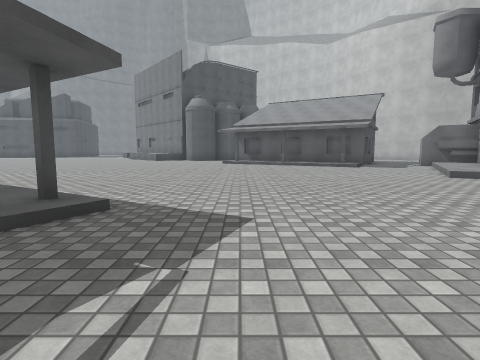
[1] (above)

24 first-person views from a walk through a 3-D level made in the Unity game engine. The camera is 1.2 m above the floor, tilts 6° down and sees 80° across. The floor is counted in squares, 2 m on a side. Each view is taken from the middle of a square. On the plan, view 1 faces up. The plan holds only what a view shows up to about 9 squares ahead; the rest is blank. The place goes on beyond the plan. Some animated figures are left out. Surface patterns are stand-ins for the level's own textures.

[2]
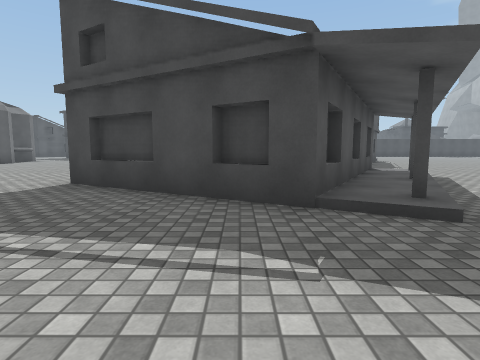

[3]
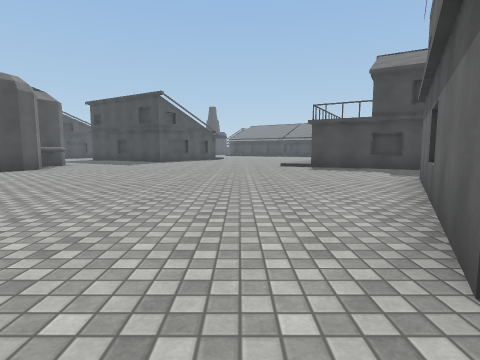

[4]
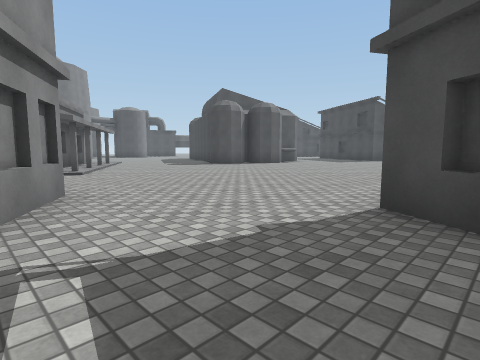

[5]
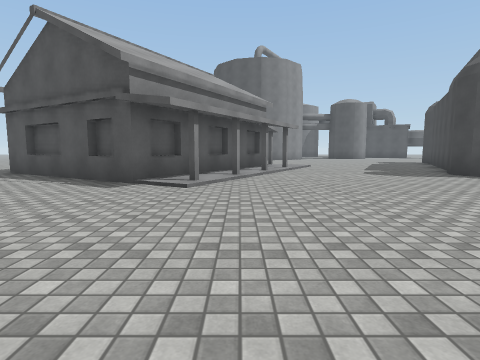

[6]
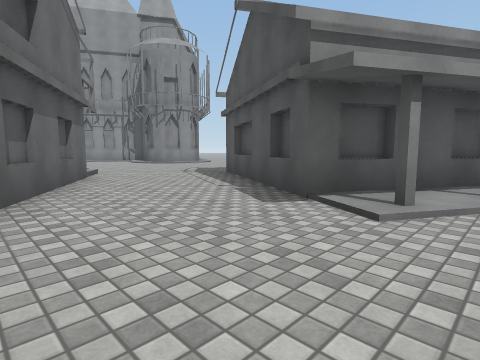

[7]
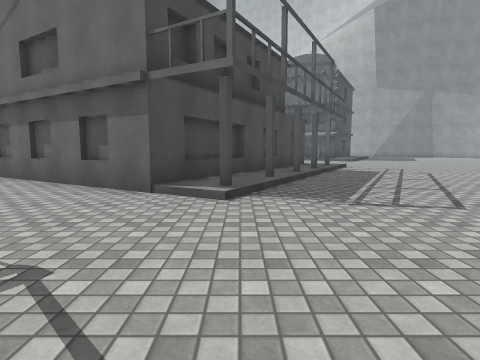

[8]
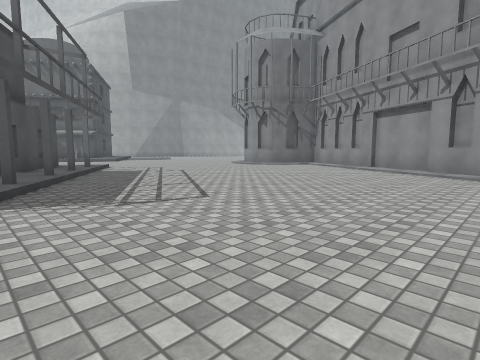

[9]
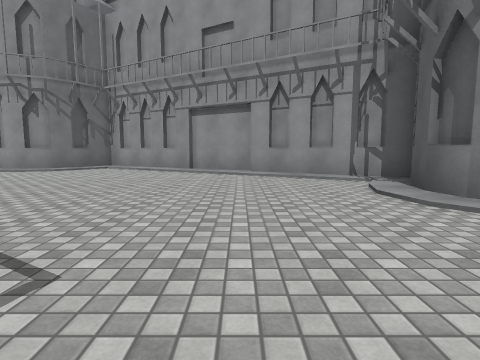

[10]
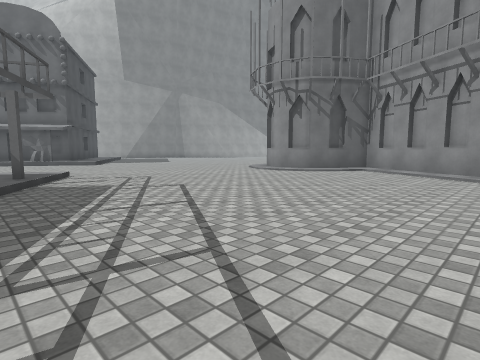

[11]
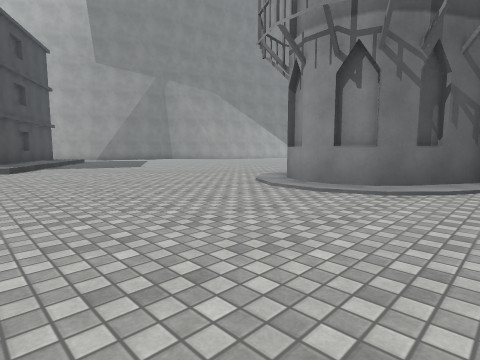

[12]
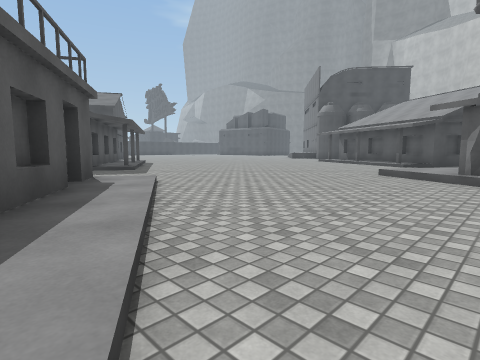

[13]
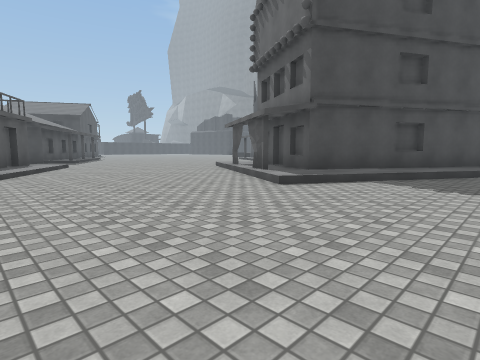

[14]
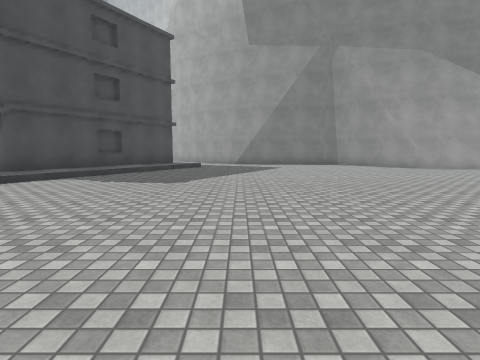

[15]
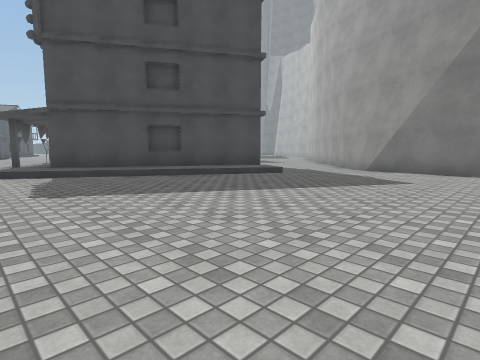

[16]
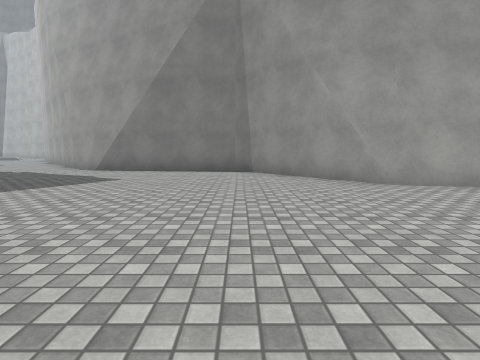

[17]
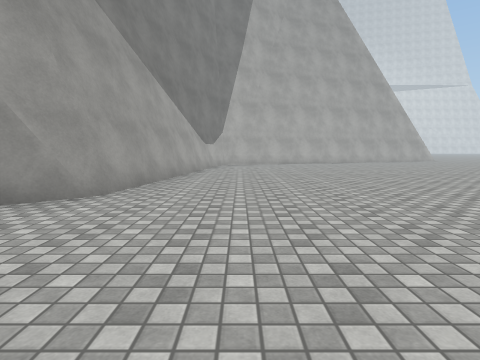

[18]
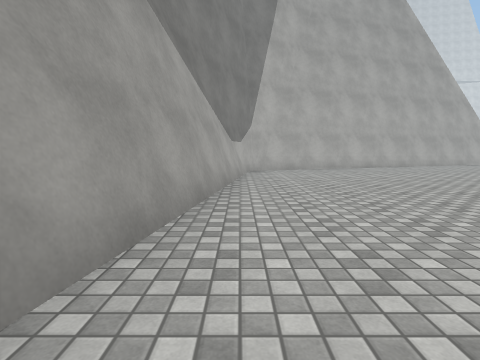

[19]
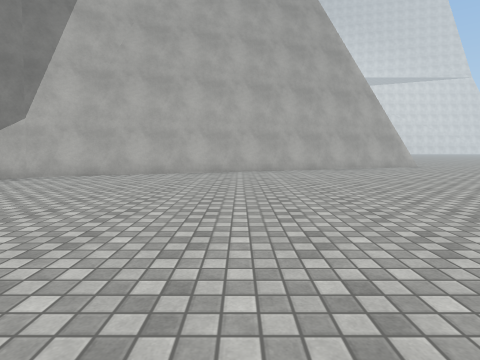

[20]
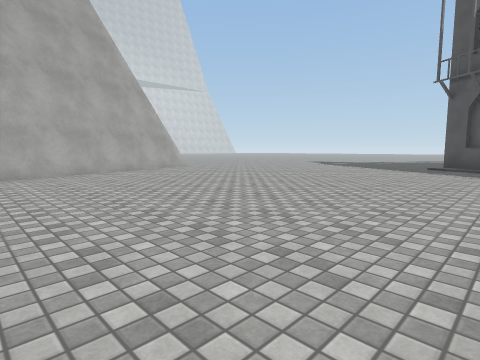

[21]
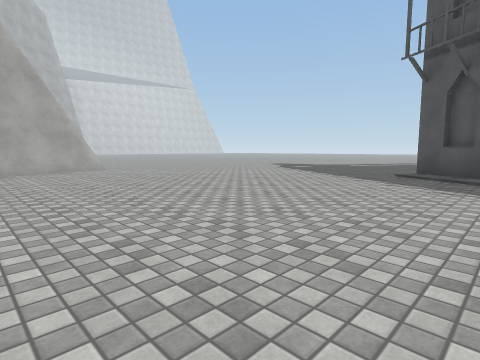

[22]
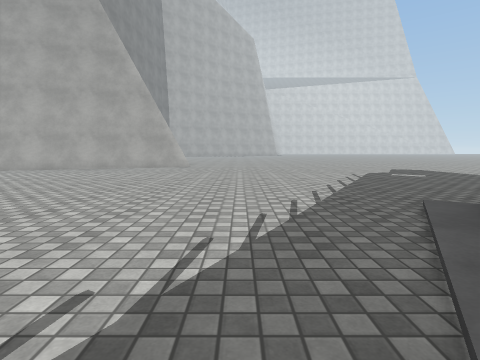

[23]
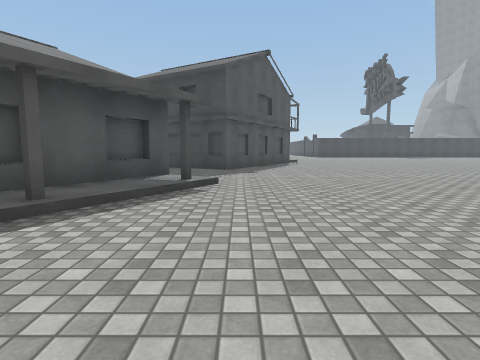

[24]
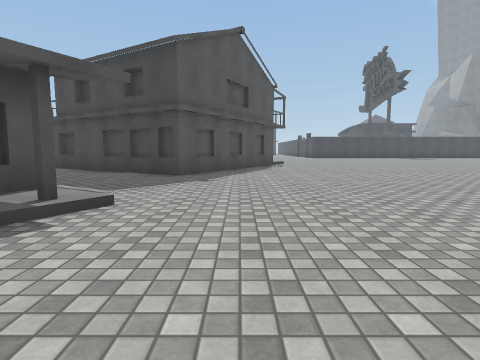

### Floor plan
Key: @ floor where view 1 was taken; # wall or solid block; . main floor; : floor 0.25 m higher than the main floor; / step, stairs or slope; = window, fence, low wall or low ledge; O other object.
Columns run from 12 left of view 1 to 32 right of it. Each row starts with its distance up from view 1.
 12 .....                     ##
 11 ......                   ..######
 10 ........                 ...... #
  9 ................../    ##/......##
  8 ................../    #:/.......######
  7 #................/:   ##/............#####
  6 ##.............../:####:/................##
  5  ##...O/........../###:/..................#
  4  ##..#O:O/........../::...................##
  3 ##..   ##:O.........../......... .........=#
  2 O..      ##.../.................  .........#
  1 ....     #....:/...............     .......##
  0 ....### ##..@ #O:/............      ........#
 -1 ......###...  ### :/.........       ........#
 -2 ........#...     ## /....///        ........#
 -3 ...........      #OO...../#         .........
 -4 ...........#     #O....../#         .........
 -5 ..........O#   ##:/....../##        .........
 -6 ...........### #O/......../#       /.........
 -7 .............###O/........##        //.......
 -8 ...............OO......../#          #/......
 -9 #........OO............./##          #.......
-10 ###.....OO##............/#            .......
-11   #..../ ####O........./##            .. ....
-12  ##..../ #    ......////#                 ...
-13  #..../O#           #####                  ..

Where each view was taken, in squares from view 1:
view 1: 0 up, 0 right, facing up
view 2: 1 up, 1 right, facing left
view 3: 3 down, 3 left, facing left
view 4: 1 down, 1 left, facing down-left
view 5: 4 down, 4 left, facing down
view 6: 6 down, 4 left, facing down-right
view 7: 12 down, 4 right, facing up
view 8: 12 down, 4 right, facing up-right
view 9: 10 down, 5 right, facing right
view 10: 9 down, 6 right, facing up-right
view 11: 6 down, 9 right, facing up-right
view 12: 1 down, 7 right, facing up-left
view 13: 1 down, 13 right, facing up-left
view 14: 2 down, 15 right, facing up
view 15: 3 up, 18 right, facing up-left
view 16: 3 up, 19 right, facing up
view 17: 6 up, 18 right, facing right
view 18: 7 up, 21 right, facing right
view 19: 2 up, 23 right, facing right
view 20: 2 up, 24 right, facing down-right
view 21: 1 down, 24 right, facing down-right
view 22: 6 down, 23 right, facing right
view 23: 6 up, 1 left, facing left
view 24: 7 up, 3 left, facing left
